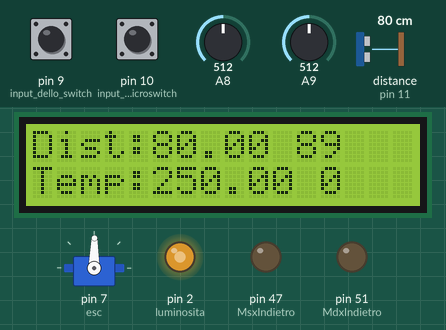
This sketch was run on a simulated Arduino Mega 2560, built with avr-gcc and run on an emulated ATmega2560. Shown: 16×2 character LCD, servo, output pins drawn as LEDs (lit = HIGH). The inputs (shaded band) are chosen by the test bench; at power-on: distance to the obstacle (sensor on pin 11) 80 cm, A9 = 512, pin 9 (input_dello_switch) HIGH, pin 10 (input_dei_microswitch) LOW, A8 = 512. The echo pulse lasts 58.3 µs per cm; pins used as bus, display or sensor lines are not drawn.

Above: at 1.2 s.
1.3 s: distance to the obstacle (sensor on pin 11) set to 42 cm
At 1.63 s:
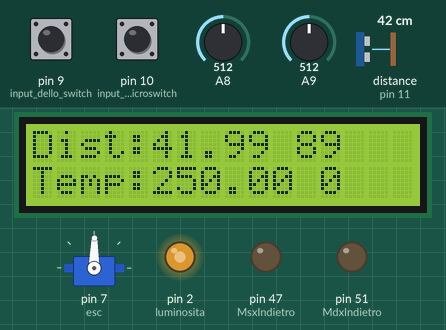
4.3 s: distance to the obstacle (sensor on pin 11) set to 35 cm
At 5.6 s:
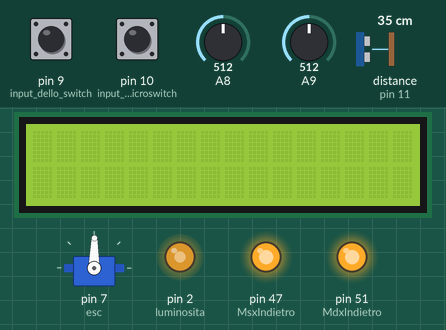
7.3 s: A9 set to 716
At 9.5 s:
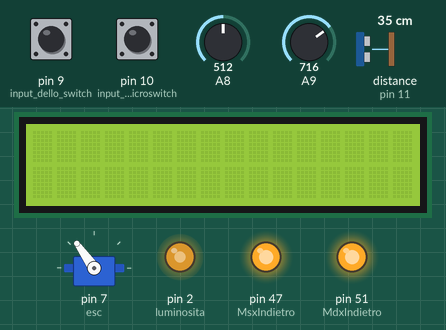
10.3 s: A9 set to 900
At 13.2 s:
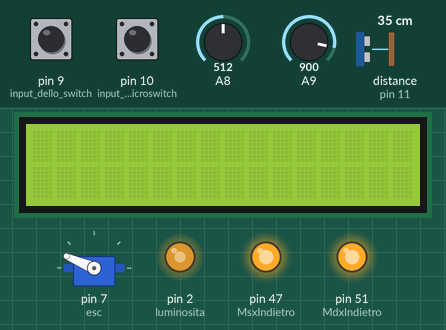
13.3 s: A9 set to 1023
At 15.4 s:
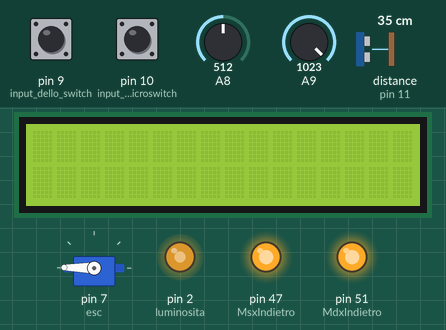
16.2 s: distance to the obstacle (sensor on pin 11) set to 60 cm
At 16.5 s:
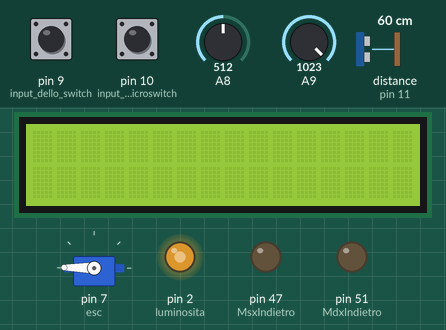
Timing chart, 0 to 19.7 s (numbered marks = the images above; inputs shaded):
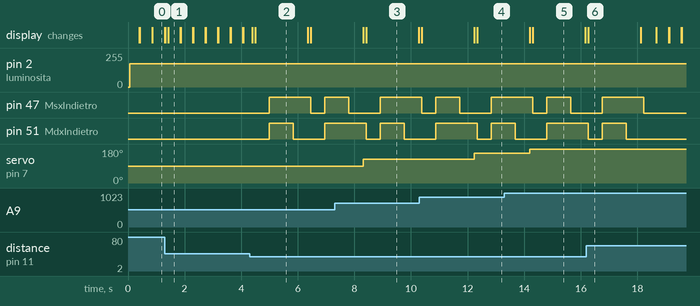

Measured:
- the behaviour switches between 39 and 38 cm on distance to the obstacle (sensor on pin 11) (found by bisection; images 1 and 2)
- after the input at 1.3 s, the display: first differs from a run without the input after 0.12 s (image 1)
- after the input at 4.3 s, pin 47 (MsxIndietro): LOW → HIGH after 0.70 s, → LOW 1.5 s later, → HIGH 0.50 s later; pin 51 (MdxIndietro): LOW → HIGH after 0.70 s, → LOW 0.85 s later, → HIGH 1.1 s later; the display: first changes after 0.09 s (image 2 shows a later state)
- after the input at 7.3 s, servo on pin 7 (esc): 89° → 125° after 1.0 s; the display: first changes after 1.0 s (image 3 shows a later state)
- after the input at 10.3 s, servo on pin 7 (esc): 125° → 157° after 1.9 s; the display: first differs from a run without the input after 1.9 s (image 4 shows a later state)
- after the input at 13.3 s, servo on pin 7 (esc): 157° → 179° after 0.89 s; the display: first changes after 0.89 s (image 5 shows a later state)
- after the input at 16.2 s, pin 47 (MsxIndietro): goes on until 18.2 s, then stays LOW; pin 51 (MdxIndietro): goes on until 17.6 s, then stays LOW

The sketch:

Robot_Tiziano.ino
```cpp
#include <Servo.h>
#include <Ultrasonic.h>
#include <LiquidCrystal.h>

#define TRIGGER_PIN  12
#define ECHO_PIN     11

Ultrasonic ultrasonic(TRIGGER_PIN, ECHO_PIN);

LiquidCrystal lcd(35, 33, 31, 29, 27, 25);
//Piedini display:
//VSS gnd
//VDD 5v
//V0 contrasto
//RS 12
//RW gnd
//E 11
//D4 5
//D5 4
//D6 3
//D7 2
//A luminosità
//K gnd

Servo esc;


int MdxAvanti = 53;
int MdxIndietro = 51;
int MsxAvanti = 49;
int MsxIndietro = 47;

int y_mot = 0; //variabile da associare ad uno switch,
//che quando è a 0 rende sordi i motori


int contrasto = 3;
int luminosita = 2;

int x=0; //variabile per far la rotazione alternata

int m=0;

int baf=0; //variabile dei baffetti microswitch

int in_pot; //ingresso potenziometro per l'esc
int out_pwm; //uscita per l'esc

void giro_dx() {
  //   Serial.println("giro DX");


  digitalWrite(MdxAvanti,LOW);
  digitalWrite(MdxIndietro,LOW);
  digitalWrite(MsxAvanti,LOW);
  digitalWrite(MsxIndietro,LOW);
  delay(500);
  digitalWrite(MdxAvanti,LOW);
  digitalWrite(MdxIndietro,HIGH);
  digitalWrite(MsxAvanti,LOW);
  digitalWrite(MsxIndietro,HIGH);
  delay(850);
  digitalWrite(MdxAvanti,LOW);
  digitalWrite(MdxIndietro,HIGH);
  digitalWrite(MsxAvanti,HIGH);
  digitalWrite(MsxIndietro,LOW);
  delay(500);
}

void giro_sx() {

  // Serial.println("giro SX");


  digitalWrite(MdxAvanti,LOW);
  digitalWrite(MdxIndietro,LOW);
  digitalWrite(MsxAvanti,LOW);
  digitalWrite(MsxIndietro,LOW);
  delay(500);
  digitalWrite(MdxAvanti,LOW);
  digitalWrite(MdxIndietro,HIGH);
  digitalWrite(MsxAvanti,LOW);
  digitalWrite(MsxIndietro,HIGH);
  delay(850);
  digitalWrite(MdxAvanti,HIGH);
  digitalWrite(MdxIndietro,LOW);
  digitalWrite(MsxAvanti,LOW);
  digitalWrite(MsxIndietro,HIGH);
  delay(500);
}

void setup(){


  Serial.begin(9600);
  lcd.begin(16, 2);

  esc.attach(7);


  pinMode(MdxAvanti,OUTPUT);
  pinMode(MdxIndietro, OUTPUT);
  pinMode(MsxAvanti, OUTPUT);
  pinMode(MsxIndietro, OUTPUT);

  pinMode(contrasto,OUTPUT);
  pinMode(luminosita,OUTPUT);

  pinMode(10,INPUT); //input dei microswitch

  pinMode(9, INPUT); // input dello switch


}

void loop(){

   m=digitalRead(9); //variabile dello switch
  in_pot=analogRead(A9);  //potenziometro sul pin A9
  out_pwm= map(in_pot,0,1023,0,179);
  // analogWrite(out_pwm, 4); //pwm esc sul pin 4
  esc.write(out_pwm);
  float temp;
  temp=analogRead(8);
  float temperatura;
  temperatura= ((temp * 500) / 1024);


  analogWrite(contrasto,90); //imposto il contrasto tramite un pwm (pin V0)
  analogWrite(luminosita,175); //imposto la retroilluminazione tramite pwm (pin A)


  float cmMsec;
  long microsec = ultrasonic.timing();
  cmMsec = ultrasonic.convert(microsec, Ultrasonic::CM);


  // Serial.print(" CM: ");
  // Serial.println(cmMsec);

  lcd.print("Dist:");
  lcd.print(cmMsec);
  lcd.print(" ");
  lcd.print(out_pwm);
  lcd.setCursor(0,1);
  lcd.print("Temp:");
  lcd.print(temperatura);
  lcd.print(" ");
  lcd.print(baf);
  delay(100);
  lcd.clear();

  baf=digitalRead(10);

 // Serial.println(baf);

 // Serial.println(out_pwm);


 //  Serial.println(m);

    if (m==0)
   {
    m=digitalRead(9);
  digitalWrite(MdxAvanti,LOW);
  digitalWrite(MdxIndietro,LOW);
  digitalWrite(MsxAvanti,LOW);
  digitalWrite(MsxIndietro,LOW);
   }

    if(cmMsec>38)  {

      //   Serial.println("no ostacolo");


      digitalWrite(MdxAvanti,HIGH);
      digitalWrite(MdxIndietro,LOW);
      digitalWrite(MsxAvanti,HIGH);
      digitalWrite(MsxIndietro,LOW);
      }


    else if ((cmMsec<=38) && (x==0) && (m==1)  || (baf==1)){

      giro_sx();
      x=1;

    }
    else if ((cmMsec<=38) && (x==1)&& (m==1)  || (baf==1)) {

       m=digitalRead(9);
      giro_dx();
      x=0;

    }
    //else if ((cmMsec > 2000) and (cmMsec<38)) {
    //  giro_dx();
    //  }

  //  Serial.println(m);


   if (m==0)
   {
    m=digitalRead(9);
  digitalWrite(MdxAvanti,LOW);
  digitalWrite(MdxIndietro,LOW);
  digitalWrite(MsxAvanti,LOW);
  digitalWrite(MsxIndietro,LOW);
   }

  }
```
